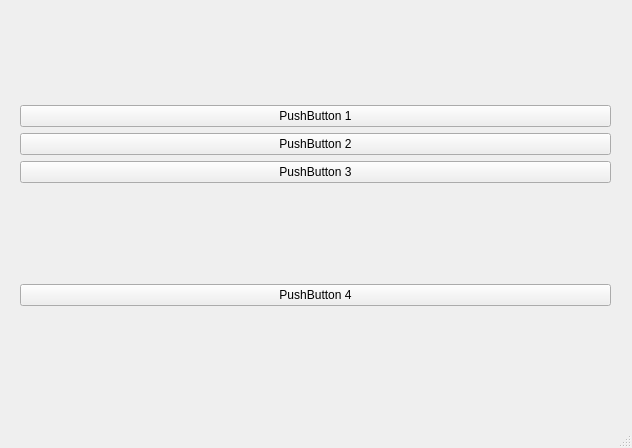
<?xml version="1.0" encoding="UTF-8"?>
<ui version="4.0">
 <class>MainWindow</class>
 <widget class="QMainWindow" name="MainWindow">
  <property name="geometry">
   <rect>
    <x>0</x>
    <y>0</y>
    <width>632</width>
    <height>448</height>
   </rect>
  </property>
  <property name="windowTitle">
   <string>MainWindow</string>
  </property>
  <widget class="QWidget" name="centralwidget">
   <widget class="QWidget" name="verticalLayoutWidget">
    <property name="geometry">
     <rect>
      <x>20</x>
      <y>10</y>
      <width>591</width>
      <height>391</height>
     </rect>
    </property>
    <layout class="QVBoxLayout" name="verticalLayout">
     <item>
      <spacer name="verticalSpacer_2">
       <property name="orientation">
        <enum>Qt::Vertical</enum>
       </property>
       <property name="sizeHint" stdset="0">
        <size>
         <width>20</width>
         <height>30</height>
        </size>
       </property>
      </spacer>
     </item>
     <item>
      <widget class="QPushButton" name="pushButton_2">
       <property name="text">
        <string>PushButton 1</string>
       </property>
      </widget>
     </item>
     <item>
      <widget class="QPushButton" name="pushButton_4">
       <property name="text">
        <string>PushButton 2</string>
       </property>
      </widget>
     </item>
     <item>
      <widget class="QPushButton" name="pushButton_3">
       <property name="text">
        <string>PushButton 3</string>
       </property>
      </widget>
     </item>
     <item>
      <spacer name="verticalSpacer_3">
       <property name="orientation">
        <enum>Qt::Vertical</enum>
       </property>
       <property name="sizeHint" stdset="0">
        <size>
         <width>20</width>
         <height>40</height>
        </size>
       </property>
      </spacer>
     </item>
     <item>
      <widget class="QPushButton" name="pushButton">
       <property name="text">
        <string>PushButton 4</string>
       </property>
      </widget>
     </item>
     <item>
      <spacer name="verticalSpacer">
       <property name="orientation">
        <enum>Qt::Vertical</enum>
       </property>
       <property name="sizeHint" stdset="0">
        <size>
         <width>20</width>
         <height>40</height>
        </size>
       </property>
      </spacer>
     </item>
    </layout>
   </widget>
  </widget>
  <widget class="QMenuBar" name="menubar">
   <property name="geometry">
    <rect>
     <x>0</x>
     <y>0</y>
     <width>632</width>
     <height>26</height>
    </rect>
   </property>
  </widget>
  <widget class="QStatusBar" name="statusbar"/>
 </widget>
 <resources/>
 <connections/>
</ui>
